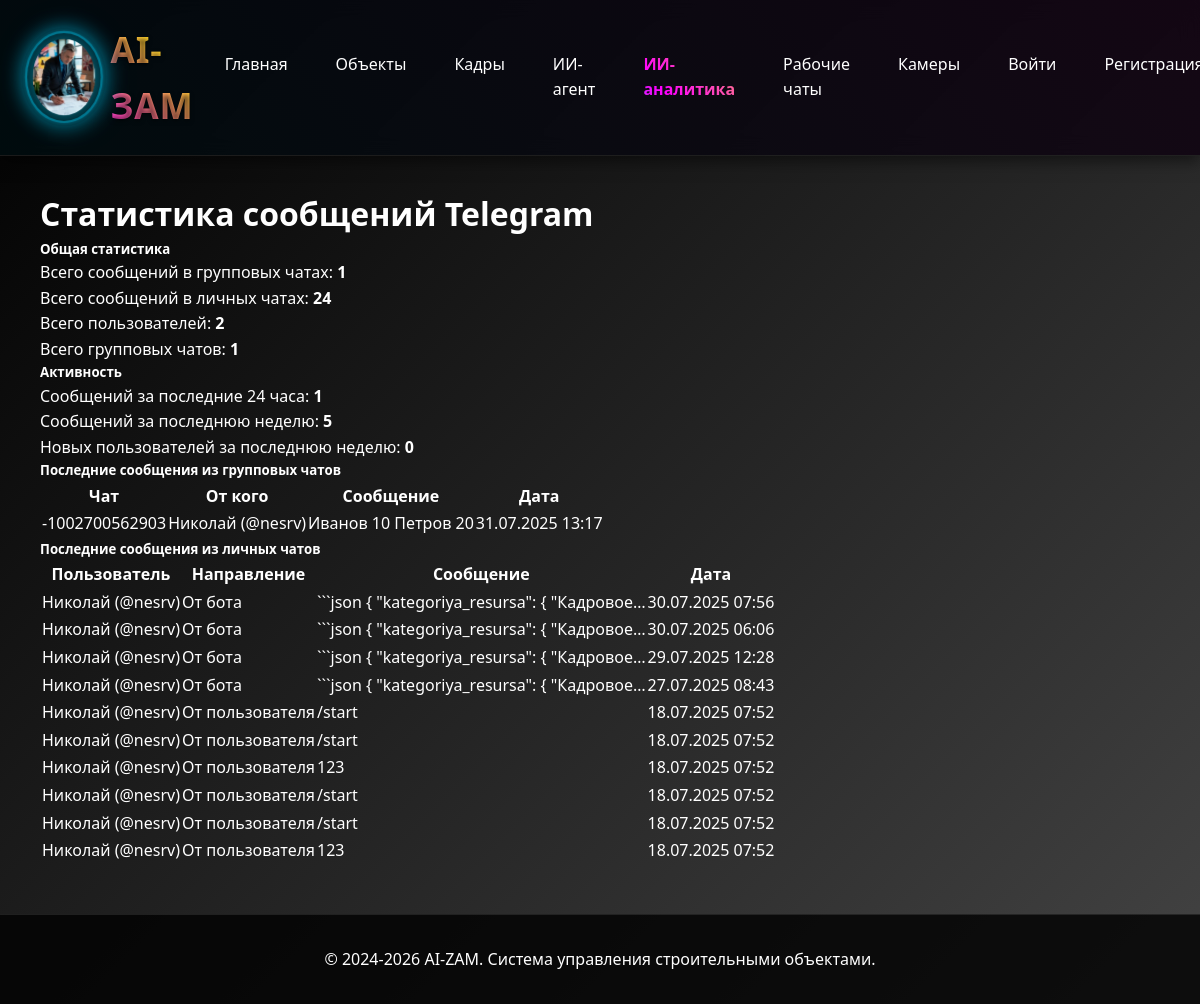
/telegram/stats/, run on the app's committed database.
### telegrambot/models.py (models this page shows, shortened)
class ChatMessage(models.Model):
    chat_id = models.CharField(max_length=255, verbose_name="ID чата")
    message_text = models.TextField(verbose_name="Текст сообщения")
    from_user = models.CharField(max_length=255, verbose_name="От пользователя")
    created_at = models.DateTimeField(auto_now_add=True, verbose_name="Дата создания")
    message_id = models.BigIntegerField(null=True, blank=True, verbose_name="ID сообщения")
    reply_to_message_id = models.BigIntegerField(null=True, blank=True, verbose_name="ID сообщения, на которое отвечают")
    forward_from = models.JSONField(null=True, blank=True, verbose_name="Информация о пересланном сообщении")
    class Meta:
        verbose_name = "Сообщение чата"
        verbose_name_plural = "Сообщения чатов"
        ordering = ['-created_at']
        indexes = [
            models.Index(fields=['chat_id']),
            models.Index(fields=['message_id']),
        ]

class TelegramMessage(models.Model):
    MESSAGE_TYPES = [
        ('text', 'Текст'),
        ('command', 'Команда'),
        ('button', 'Кнопка'),
    ]
    user = models.ForeignKey(TelegramUser, on_delete=models.CASCADE, related_name='messages', verbose_name="Пользователь")
    message_type = models.CharField(max_length=10, choices=MESSAGE_TYPES, default='text', verbose_name="Тип сообщения")
    content = models.TextField(verbose_name="Содержание")
    is_from_user = models.BooleanField(default=True, verbose_name="От пользователя")
    created_at = models.DateTimeField(auto_now_add=True, verbose_name="Дата создания")
    class Meta:
        verbose_name = "Сообщение Telegram"
        verbose_name_plural = "Сообщения Telegram"
        ordering = ['created_at']

class TelegramUser(models.Model):
    telegram_id = models.BigIntegerField(unique=True, verbose_name="Telegram ID")
    username = models.CharField(max_length=100, blank=True, null=True, verbose_name="Username")
    first_name = models.CharField(max_length=100, blank=True, null=True, verbose_name="Имя")
    last_name = models.CharField(max_length=100, blank=True, null=True, verbose_name="Фамилия")
    is_active = models.BooleanField(default=True, verbose_name="Активен")
    created_at = models.DateTimeField(auto_now_add=True, verbose_name="Дата регистрации")
    updated_at = models.DateTimeField(auto_now=True, verbose_name="Дата обновления")
    class Meta:
        verbose_name = "Пользователь Telegram"
        verbose_name_plural = "Пользователи Telegram"

### telegrambot/views_stats.py (the view)
# urls.py: path('stats/', messages_stats, name='messages_stats'),
def messages_stats(request):
    try:
        chat_messages_count = ChatMessage.objects.count()
        telegram_messages_count = TelegramMessage.objects.count()
        users_count = TelegramUser.objects.count()
        chats_count = ChatMessage.objects.values('chat_id').distinct().count()
        day_ago = timezone.now() - timedelta(days=1)
        week_ago = timezone.now() - timedelta(days=7)
        messages_today = (
            ChatMessage.objects.filter(created_at__gte=day_ago).count() +
            TelegramMessage.objects.filter(created_at__gte=day_ago).count()
        )
        messages_week = (
            ChatMessage.objects.filter(created_at__gte=week_ago).count() +
            TelegramMessage.objects.filter(created_at__gte=week_ago).count()
        )
        new_users_week = TelegramUser.objects.filter(created_at__gte=week_ago).count()
        recent_chat_messages = ChatMessage.objects.order_by('-created_at')[:10]
        recent_telegram_messages = TelegramMessage.objects.select_related('user').order_by('-created_at')[:10]
        context = {
            'chat_messages_count': chat_messages_count,
            'telegram_messages_count': telegram_messages_count,
            'users_count': users_count,
            'chats_count': chats_count,
            'messages_today': messages_today,
            'messages_week': messages_week,
            'new_users_week': new_users_week,
            'recent_chat_messages': recent_chat_messages,
            'recent_telegram_messages': recent_telegram_messages
        }
        return render(request, 'telegrambot/messages_stats.html', context)
    except Exception as e:
        logger.error(f"Ошибка получения статистики сообщений: {e}")
        return JsonResponse({'error': str(e)}, status=500)

### telegrambot/templates/telegrambot/messages_stats.html (shortened to what this page needs)
{% extends 'base/base.html' %}
{% block content %}
<div class="container mt-4">
    <h1>Статистика сообщений Telegram</h1>
    <div class="row mb-4">
        <div class="col-md-6">
            <div class="card">
                <div class="card-body">
                    <h5 class="card-title">Общая статистика</h5>
                    <p class="card-text">Всего сообщений в групповых чатах: <strong>{{ chat_messages_count }}</strong></p>
                    <p class="card-text">Всего сообщений в личных чатах: <strong>{{ telegram_messages_count }}</strong></p>
                    <p class="card-text">Всего пользователей: <strong>{{ users_count }}</strong></p>
                    <p class="card-text">Всего групповых чатов: <strong>{{ chats_count }}</strong></p>
                </div>
            </div>
        </div>
        <div class="col-md-6">
            <div class="card">
                <div class="card-body">
                    <h5 class="card-title">Активность</h5>
                    <p class="card-text">Сообщений за последние 24 часа: <strong>{{ messages_today }}</strong></p>
                    <p class="card-text">Сообщений за последнюю неделю: <strong>{{ messages_week }}</strong></p>
                    <p class="card-text">Новых пользователей за последнюю неделю: <strong>{{ new_users_week }}</strong></p>
                </div>
            </div>
        </div>
    </div>
    <div class="row mb-4">
        <div class="col-md-12">
            <div class="card">
                <div class="card-header">
                    <h5>Последние сообщения из групповых чатов</h5>
                </div>
                <div class="card-body">
                    <div class="table-responsive">
                        <table class="table table-striped">
                            <thead>
                                <tr>
                                    <th>Чат</th>
                                    <th>От кого</th>
                                    <th>Сообщение</th>
                                    <th>Дата</th>
                                </tr>
                            </thead>
                            <tbody>
                                {% for message in recent_chat_messages %}
                                <tr>
                                    <td>{{ message.chat_id }}</td>
                                    <td>{{ message.from_user }}</td>
                                    <td>{{ message.message_text|truncatechars:50 }}</td>
                                    <td>{{ message.created_at|date:"d.m.Y H:i" }}</td>
                                </tr>
                                {% empty %}
                                <tr>
                                    <td colspan="4" class="text-center">Нет сообщений</td>
                                </tr>
                                {% endfor %}
                            </tbody>
                        </table>
                    </div>
                </div>
            </div>
        </div>
    </div>
    <div class="row">
        <div class="col-md-12">
            <div class="card">
                <div class="card-header">
                    <h5>Последние сообщения из личных чатов</h5>
                </div>
                <div class="card-body">
                    <div class="table-responsive">
                        <table class="table table-striped">
                            <thead>
                                <tr>
                                    <th>Пользователь</th>
                                    <th>Направление</th>
                                    <th>Сообщение</th>
                                    <th>Дата</th>
                                </tr>
                            </thead>
                            <tbody>
                                {% for message in recent_telegram_messages %}
                                <tr>
                                    <td>{{ message.user.first_name }} {% if message.user.username %}(@{{ message.user.username }}){% endif %}</td>
                                    <td>{% if message.is_from_user %}От пользователя{% else %}От бота{% endif %}</td>
                                    <td>{{ message.content|truncatechars:50 }}</td>
                                    <td>{{ message.created_at|date:"d.m.Y H:i" }}</td>
                                </tr>
                                {% empty %}
                                <tr>
                                    <td colspan="4" class="text-center">Нет сообщений</td>
                                </tr>
                                {% endfor %}
                            </tbody>
                        </table>
                    </div>
                </div>
            </div>
        </div>
    </div>
</div>
{% endblock %}

### data on the page
ChatMessage: chat_id "-1002700562903", from_user "Николай (@nesrv)", message_text "Иванов 10 Петров 20", created_at "31.07.2025 13:17"
TelegramMessage: user.first_name "Николай", user.username "nesrv", is_from_user "От бота", content "```json { \"kategoriya_resursa\": { \"Кадровое…", created_at "30.07.2025 07:56"
TelegramMessage: user.first_name "Николай", user.username "nesrv", is_from_user "От бота", content "```json { \"kategoriya_resursa\": { \"Кадровое…", created_at "30.07.2025 06:06"
TelegramMessage: user.first_name "Николай", user.username "nesrv", is_from_user "От бота", content "```json { \"kategoriya_resursa\": { \"Кадровое…", created_at "29.07.2025 12:28"
TelegramMessage: user.first_name "Николай", user.username "nesrv", is_from_user "От бота", content "```json { \"kategoriya_resursa\": { \"Кадровое…", created_at "27.07.2025 08:43"
TelegramMessage: user.first_name "Николай", user.username "nesrv", is_from_user "От пользователя", content "/start", created_at "18.07.2025 07:52"
TelegramMessage: user.first_name "Николай", user.username "nesrv", is_from_user "От пользователя", content "/start", created_at "18.07.2025 07:52"
TelegramMessage: user.first_name "Николай", user.username "nesrv", is_from_user "От пользователя", content "123", created_at "18.07.2025 07:52"
TelegramMessage: user.first_name "Николай", user.username "nesrv", is_from_user "От пользователя", content "/start", created_at "18.07.2025 07:52"
TelegramMessage: user.first_name "Николай", user.username "nesrv", is_from_user "От пользователя", content "/start", created_at "18.07.2025 07:52"
TelegramMessage: user.first_name "Николай", user.username "nesrv", is_from_user "От пользователя", content "123", created_at "18.07.2025 07:52"

### other printed values
{{ chat_messages_count }} "1"
{{ telegram_messages_count }} "24"
{{ users_count }} "2"
{{ chats_count }} "1"
{{ messages_today }} "1"
{{ messages_week }} "5"
{{ new_users_week }} "0"
